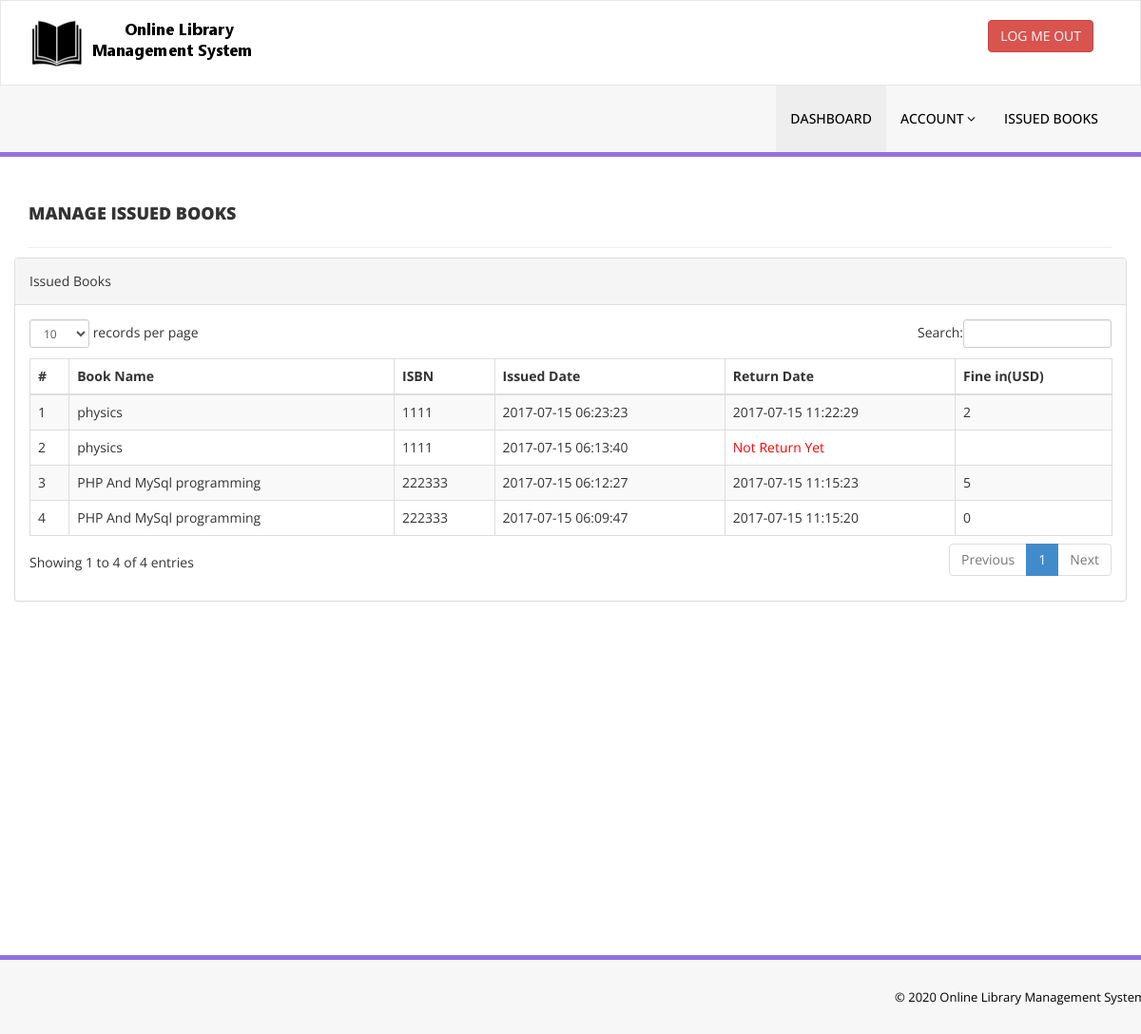
/library/issued-books.php (signed in), run on the app's committed database.
### tables this page shows
CREATE TABLE `tblissuedbookdetails` (
  `id` int(11) NOT NULL,
  `BookId` int(11) DEFAULT NULL,
  `StudentID` varchar(150) DEFAULT NULL,
  `IssuesDate` timestamp NULL DEFAULT CURRENT_TIMESTAMP,
  `ReturnDate` timestamp NULL DEFAULT NULL ON UPDATE CURRENT_TIMESTAMP,
  `RetrunStatus` int(1) DEFAULT NULL,
  `fine` int(11) DEFAULT NULL
);

CREATE TABLE `tblbooks` (
  `id` int(11) NOT NULL,
  `BookName` varchar(255) DEFAULT NULL,
  `CatId` int(11) DEFAULT NULL,
  `AuthorId` int(11) DEFAULT NULL,
  `ISBNNumber` int(11) DEFAULT NULL,
  `BookPrice` int(11) DEFAULT NULL,
  `RegDate` timestamp NULL DEFAULT CURRENT_TIMESTAMP,
  `UpdationDate` timestamp NULL DEFAULT NULL ON UPDATE CURRENT_TIMESTAMP
);

### library/issued-books.php (the view, shortened to what this page needs)
<?php
include('includes/config.php');
if(strlen($_SESSION['login'])==0)
    {
header('location:index.php');
}
else{
    ?>
<!DOCTYPE html>
<html xmlns="http://www.w3.org/1999/xhtml">
<head>
    <link href="assets/css/bootstrap.css" rel="stylesheet" />
    <link href="assets/css/font-awesome.css" rel="stylesheet" />
    <link href="assets/js/dataTables/dataTables.bootstrap.css" rel="stylesheet" />
    <link href="assets/css/style.css" rel="stylesheet" />
</head>
<body>
<?php include('includes/header.php');?>
    <div class="content-wrapper">
         <div class="container">
        <div class="row pad-botm">
            <div class="col-md-12">
                <h4 class="header-line">Manage Issued Books</h4>
    </div>
            <div class="row">
                <div class="col-md-12">
                    <div class="panel panel-default">
                        <div class="panel-heading">
                          Issued Books
                        </div>
                        <div class="panel-body">
                            <div class="table-responsive">
                                <table class="table table-striped table-bordered table-hover" id="dataTables-example">
                                    <thead>
                                        <tr>
                                            <th>#</th>
                                            <th>Book Name</th>
                                            <th>ISBN </th>
                                            <th>Issued Date</th>
                                            <th>Return Date</th>
                                            <th>Fine in(USD)</th>
                                        </tr>
                                    </thead>
                                    <tbody>
<?php
$sid=$_SESSION['stdid'];
$sql="SELECT tblbooks.BookName,tblbooks.ISBNNumber,tblissuedbookdetails.IssuesDate,tblissuedbookdetails.ReturnDate,tblissuedbookdetails.id as rid,tblissuedbookdetails.fine from  tblissuedbookdetails join tblstudents on tblstudents.StudentId=tblissuedbookdetails.StudentId join tblbooks on tblbooks.id=tblissuedbookdetails.BookId where tblstudents.StudentId=:sid order by tblissuedbookdetails.id desc";
$query = $dbh -> prepare($sql);
$query-> bindParam(':sid', $sid, PDO::PARAM_STR);
$query->execute();
$results=$query->fetchAll(PDO::FETCH_OBJ);
$cnt=1;
if($query->rowCount() > 0)
{
foreach($results as $result)
{               ?>
                                        <tr class="odd gradeX">
                                            <td class="center"><?php echo htmlentities($cnt);?></td>
                                            <td class="center"><?php echo htmlentities($result->BookName);?></td>
                                            <td class="center"><?php echo htmlentities($result->ISBNNumber);?></td>
                                            <td class="center"><?php echo htmlentities($result->IssuesDate);?></td>
                                            <td class="center"><?php if($result->ReturnDate=="")
                                            {?>
                                            <span style="color:red">
                                             <?php   echo htmlentities("Not Return Yet"); ?>
                                                </span>
                                            <?php } else {
                                            echo htmlentities($result->ReturnDate);
                                        }
                                            ?></td>
                                              <td class="center"><?php echo htmlentities($result->fine);?></td>
                                        </tr>
 <?php $cnt=$cnt+1;}} ?>
                                    </tbody>
                                </table>
                            </div>
                        </div>
                    </div>
                </div>
            </div>
    </div>
    </div>
    </div>
  <?php include('includes/footer.php');?>
</body>
</html>
<?php } ?>

### library/assets/css/style.css (style rules this page uses)
.content-wrapper { margin-top: 40px; min-height:800px; padding-bottom:90px; }
.header-line { font-weight:900; padding-bottom:25px; border-bottom:1px solid #eeeeee; text-transform:uppercase; }
.pad-botm { padding-bottom:30px; }

### data on the page
tblissuedbookdetails: BookId.BookName "physics", BookId.ISBNNumber "1111", IssuesDate "2017-07-15 06:23:23", ReturnDate "2017-07-15 11:22:29", fine "2"
tblissuedbookdetails: BookId.BookName "physics", BookId.ISBNNumber "1111", IssuesDate "2017-07-15 06:13:40"
tblissuedbookdetails: BookId.BookName "PHP And MySql programming", BookId.ISBNNumber "222333", IssuesDate "2017-07-15 06:12:27", ReturnDate "2017-07-15 11:15:23", fine "5"
tblissuedbookdetails: BookId.BookName "PHP And MySql programming", BookId.ISBNNumber "222333", IssuesDate "2017-07-15 06:09:47", ReturnDate "2017-07-15 11:15:20", fine "0"
